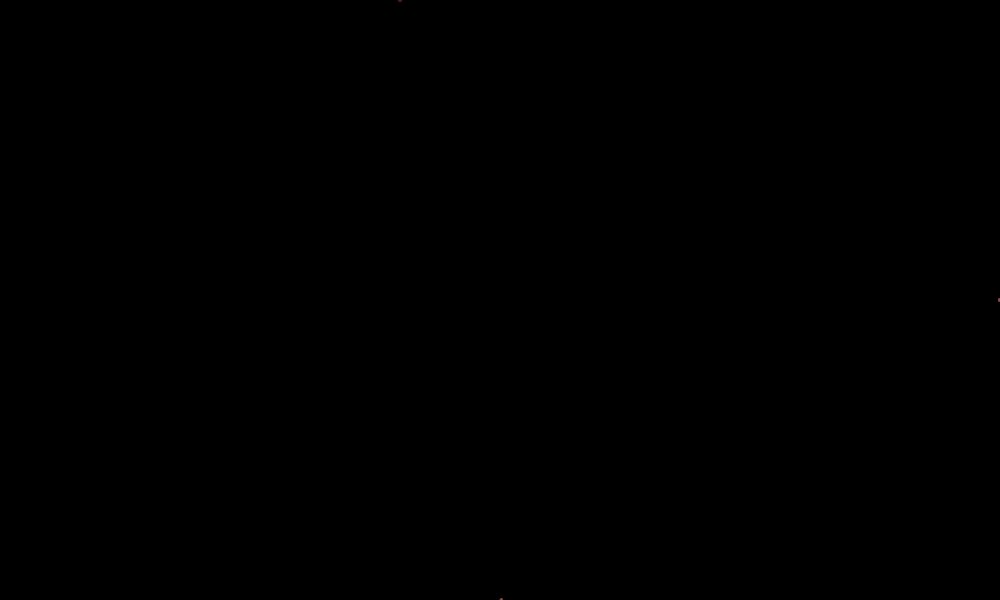
Frame 1 (no input)
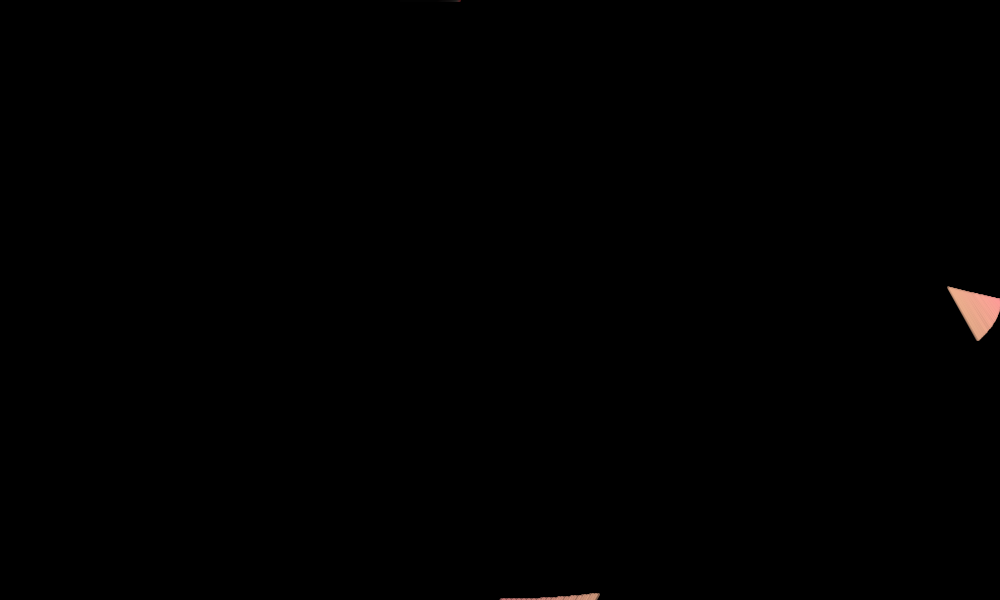
Frame 60 (the mouse pressed at the canvas centre just before this capture)
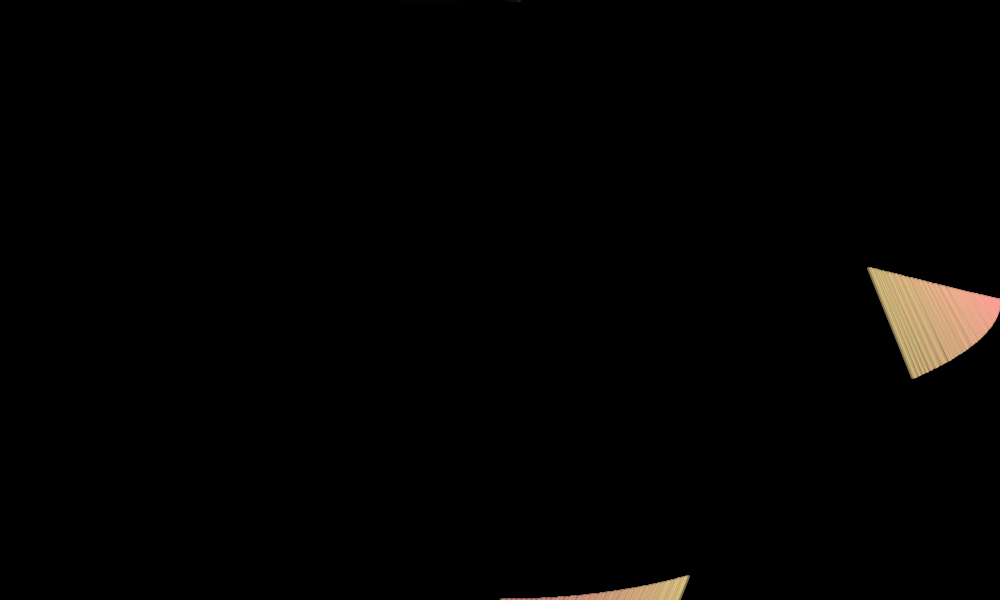
Frame 120 (the mouse held since frame 60 and released just before this capture)

The Processing sketch that drew these frames (run headless with seeded random() and noise(); from frame 60 on, the mouse is pressed at the canvas centre):

// Processing sketch: sketch_230628b
// ── sketch_230628b.pde
color c;
float lineLength = 0;
float angle = 2;
float angleSpeed = 3;
int dir = 1;
int count = 0;
ArrayList<PVector> lines;

void setup() {
  size(1000, 600);
  background(0);
  cursor(CROSS);
  strokeWeight(3); // Increase stroke weight to make lines thicker
  colorMode(HSB, 360, 100, 100, 100);
  angle = random(360);
  angleSpeed = random(0.5); 
  translate(width / 2, height / 2);
  lines = new ArrayList<PVector>();
}

void draw() {
  float mx, my;
  for (int i = 0; i < 2; i++) {
    pushMatrix();
    float h = sin((float)frameCount / 1000) * 360 % 360;
    c = color(h, 40, 100, 50); // Increase brightness to make it brighter
    if ((i%2) == 0) {
      mx = cos((float)frameCount / 200) * width / 2; // Increase width of horizontal lines
      my = sin((float)frameCount / 300) * height / 3;
      lineLength = sin((float)frameCount / 400) * 400; // Increase line length
    } else {
      my = cos((float)frameCount / 300) * height / 2; // Increase width of vertical lines
      mx = sin((float)frameCount / 200) * width / 3;
      lineLength = cos((float)frameCount / 400) * 400; // Increase line length
    }
    translate(width / 2, height / 2);
    translate(mx, my);
    if ((i%2) == 0) {
      rotate(radians(angle * dir));
    } else {
      rotate(radians(angle * -dir));
    }
    stroke(c);
    line(0, 0, lineLength, 0);
    popMatrix();
  }
  
  // Add current line to the list
  PVector currentLine = new PVector(lineLength, 0);
  lines.add(currentLine);
  
  // Display and fade out previous lines
  for (int i = 0; i < lines.size(); i++) {
    PVector line = lines.get(i);
    c = color(red(c), green(c), blue(c), alpha(c) - 1); // Reduce alpha to create fade-out effect
    stroke(c);
    line(line.x, line.y, line.x + 1, line.y); // Draw line segment
    line.x++; // Move line segment
    
    // Remove fully faded lines from the list
    if (alpha(c) <= 0) {
      lines.remove(i);
      i--; // Decrease index to account for removed element
    }
  }
  
  angle += angleSpeed;
  if (angle >= 360) {
    angle = 0;
    dir = 0 - dir;
    count++;
  }
  if (count > 2) {
    noLoop();
  }
}

void mousePressed() {
  count = 0;
  loop();
}
